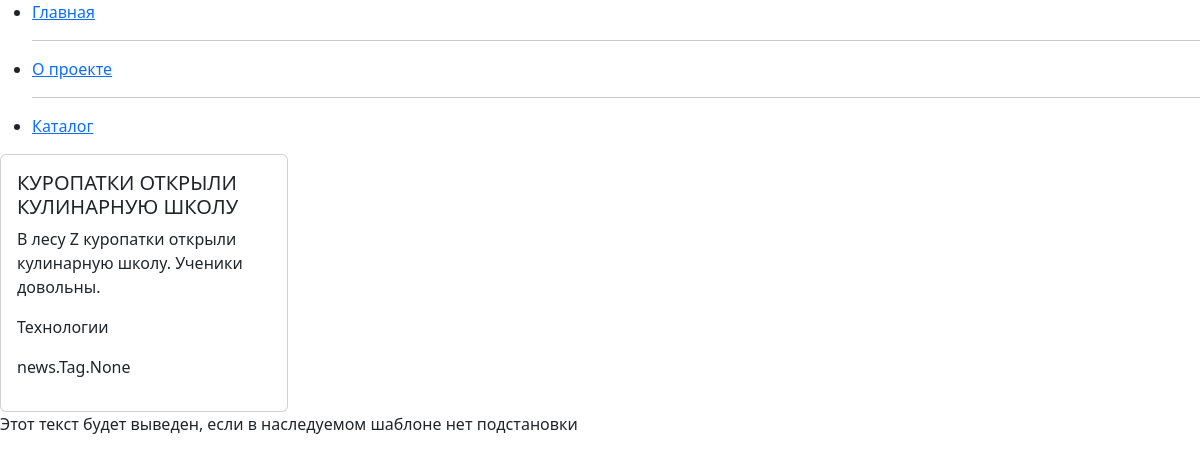
The page /news/catalog/29/ on the database as committed earlier.
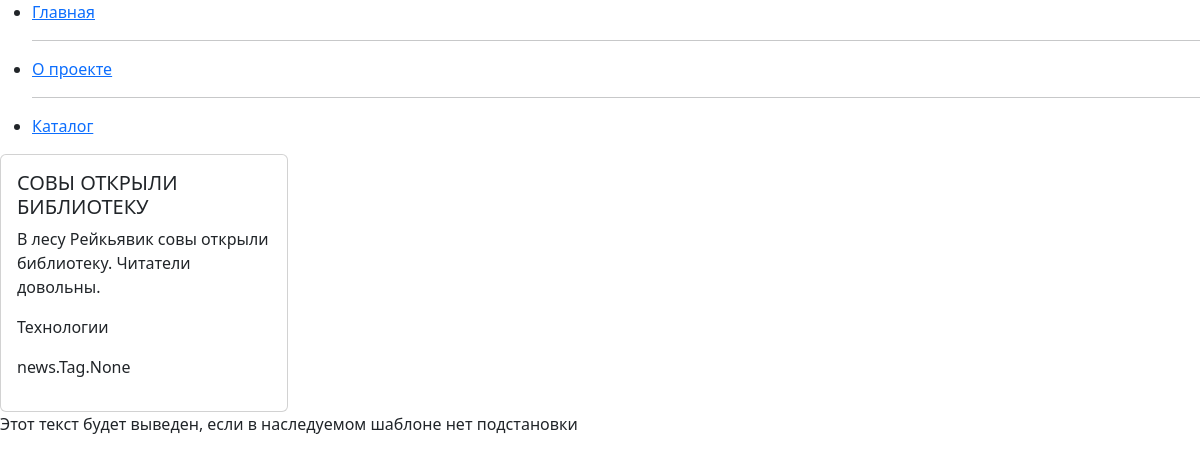
The same page on the database as committed later.
### news/models.py (models this page shows, shortened)
class Article(models.Model):
    title = models.CharField(max_length=255)
    content = models.TextField()
    publication_date = models.DateTimeField(auto_now_add=True)
    views = models.IntegerField(default=0)
    category = models.ForeignKey('Category', on_delete=models.CASCADE, default=1)
    tags = models.ManyToManyField('Tag', related_name='articles')
    slug = models.SlugField(unique=True, blank=True)

class Category(models.Model):
    name = models.CharField(max_length=255, unique=True)
    def __str__(self):
        return self.name

### news/views.py (the view)
# urls.py: path('catalog/<int:article_id>/', views.get_detail_article_by_id, name='detail_article_by_id'),
def get_detail_article_by_id(request, article_id):
    article = get_object_or_404(Article, id=article_id)
    info = {
        'article': article,
        "users_count": 5,
        "news_count": 10,
        "menu": [
            {"title": "Главная", "url": "/", "url_name": "index"},
            {"title": "О проекте", "url": "/about/", "url_name": "about"},
            {"title": "Каталог", "url": "/news/catalog/", "url_name": "catalog"},
        ],
    }
    return render(request, 'news/article_detail.html', context=info)

### news/templatetags/upper_words.py (called while the page is built)
@register.simple_tag
def upper_words(text: str) -> str:
    return text.upper()  # просто для теста

### news/templates/news/article_detail.html (shortened to what this page needs)
{% extends "base.html" %}
{% load upper_words %}
{% block content %}
<div class="card" style="width: 18rem;">
    <div class="card-body">
      <h5 class="card-title">{% upper_words article.title %}</h5>
      <p class="card-text">{{ article.content }}</p>
      <p class="card-text">{{ article.category }}</p>
      <p class="card-text">{{ article.tags }}</p>
    </div>
</div>
{% endblock content %}

### templates/base.html (shortened to what this page needs)
<!DOCTYPE html>
{% load static %}
<html lang="ru">
  <head>
    <link
      href="https://cdn.jsdelivr.net/npm/bootstrap@5.3.3/dist/css/bootstrap.min.css"
      rel="stylesheet"
    />
    <link rel="stylesheet" href="{% static 'news/css/main.css' %}" />
  </head>
  <body>
    <header>
        {% include "include/nav_menu.html" %}
    </header>
    <main>
      {% block content %}{% endblock %}
    </main>
    <footer>
        {% block footer %}
            <p>Этот текст будет выведен, если в наследуемом шаблоне нет подстановки</p>
        {% endblock %}
    </footer>
  </body>
</html>

### templates/include/nav_menu.html
<nav>
    <ul>
      {% for item in menu %}
        <li>
          <a href="{% url item.url_name %}">{{ item.title }}</a>
        </li>
        {% if not forloop.last %}
          <hr/>
        {% endif %}
      {% endfor %}
    </ul>
</nav>

Rows that differ between the two databases and show on the page:
changed Article "news.Tag.None": title "КУРОПАТКИ ОТКРЫЛИ КУЛИНАРНУЮ ШКОЛУ" → "СОВЫ ОТКРЫЛИ БИБЛИОТЕКУ"; content "В лесу Z куропатки открыли кулинарную школу. Ученики довольны." → "В лесу Рейкьявик совы открыли библиотеку. Читатели довольны."
